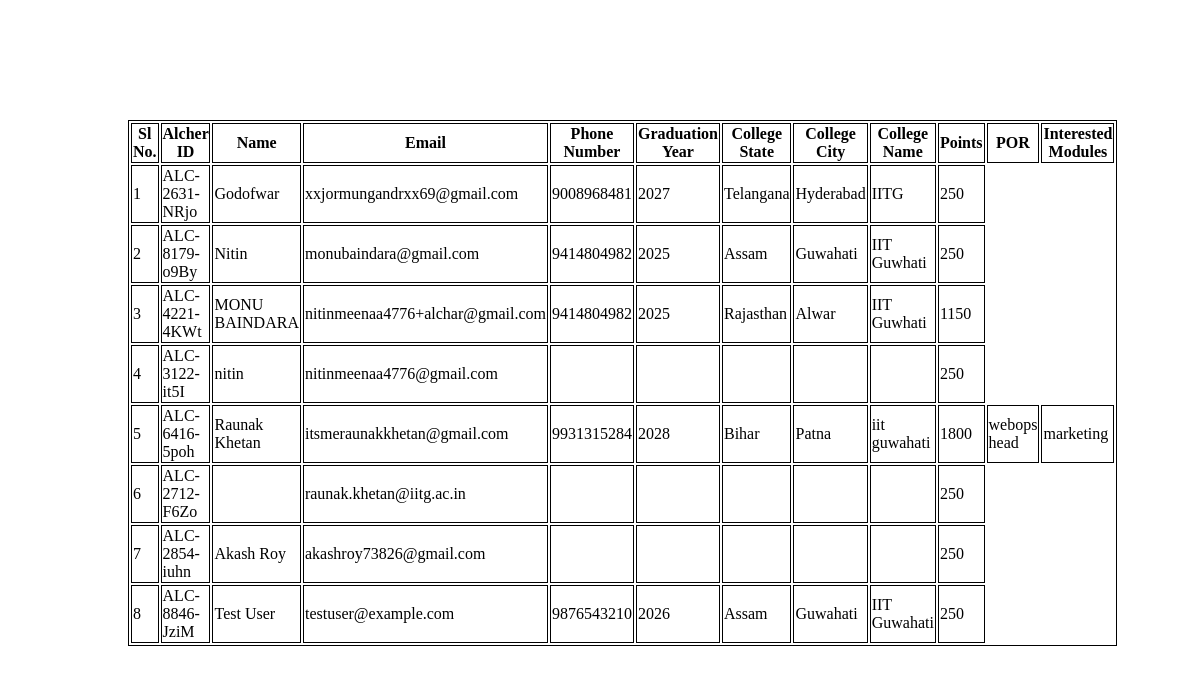
Before: /users/gl79s2Gy8b with the older database file.
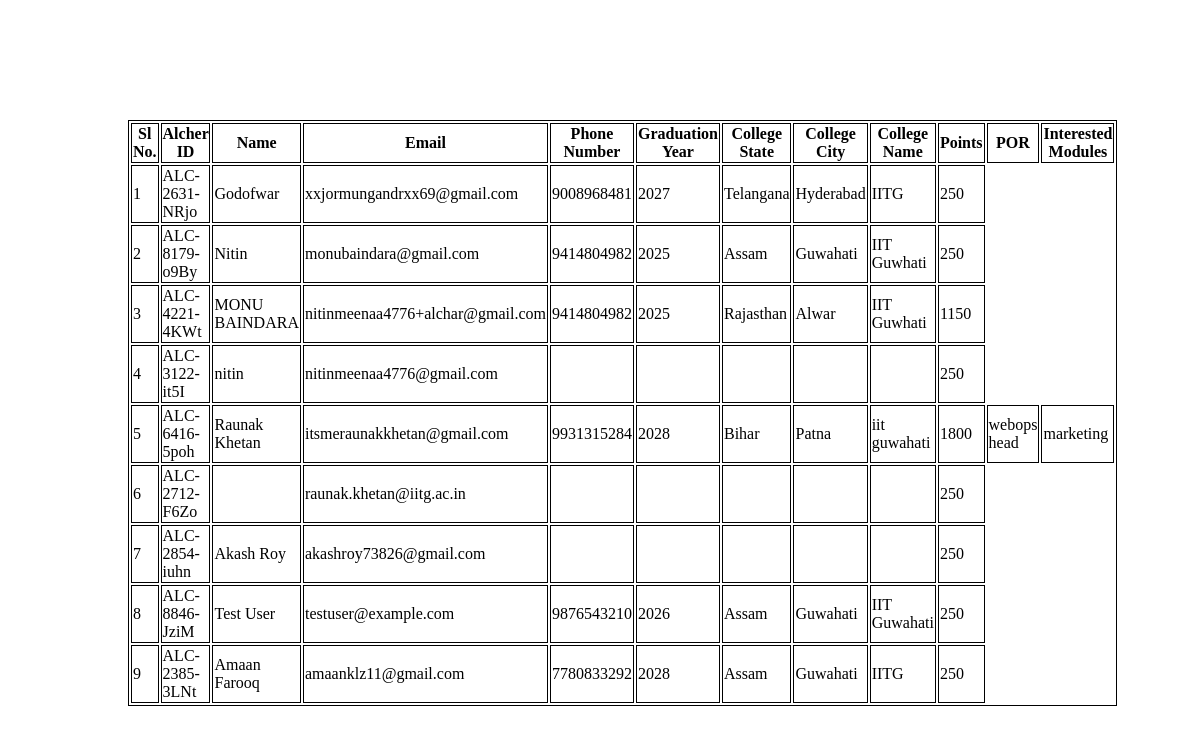
After: the same page with the newer database file.
### apps/users/models.py (models this page shows, shortened)
class NewUser(AbstractBaseUser, PermissionsMixin):
    id = models.SlugField(primary_key=True, default=uuid.uuid4)
    alcherid = models.TextField(
         blank=True, null=True, unique=True, default=create_new_ref_number)
    img = models.ImageField(
        upload_to="image-uploads/", default='image-uploads/user.png')
    email = models.EmailField(_('email address'), unique=True)
    username = models.CharField(max_length=150, unique=False, default="user")
    firstname = models.CharField(max_length=150, blank=True)
    phone = models.TextField(unique=False, blank=True)
    graduation_year = models.CharField(max_length=200, unique=False)
    college_state = models.CharField(max_length=200, unique=False)
    college_city = models.CharField(max_length=200, unique=False)
    college_name = models.CharField(max_length=200, unique=False)
    position_of_responsibility = models.CharField(
        max_length=200, unique=False, blank=True)
    interested_modules = models.CharField(
        max_length=200, unique=False, blank=True)
    instahandle = models.CharField(
        max_length=200, blank=True, )
    referred_by = models.TextField(
        blank=True, null=True)
    referrals = models.IntegerField(default=0)
    date_joined = models.DateTimeField(default=timezone.now)
    provider = models.CharField(max_length=200, unique=False, default="email")
    about = models.TextField(_('about'), max_length=500, blank=True)
    is_staff = models.BooleanField(default=False)
    is_active = models.BooleanField(default=False)
    has_password = models.BooleanField(default=True)
    objects = CustomAccountManager()
    points = models.IntegerField(default=250)
    tasks = models.IntegerField(default=0)
    USERNAME_FIELD = 'email'
    REQUIRED_FIELDS = ['firstname']

### apps/users/views.py (the view)
# urls.py: path('gl79s2Gy8b',user_views.cadetails,name='cadetails'),
def cadetails(request):
    users=NewUser.objects.all().order_by("date_joined")
    return render(request=request,template_name="users/user_details.html",context={"users":users})

### templates/users/user_details.html (shortened to what this page needs)
<!DOCTYPE html>
<html lang="en">
<head>
</head>
<body>
    <div style="margin:10vw">
        <table style="width:80%;margin:auto">
            <tr>
                <th>Sl No.</th>
                <th>Alcher ID</th>
              <th>Name</th>
              <th>Email</th>
              <th>Phone Number</th>
              <th>Graduation Year</th>
              <th>College State</th>
              <th>College City</th>
              <th>College Name</th>
              <th>Points</th>
              <th>POR</th>
              <th>Interested Modules</th>
            </tr>
            {% for user in users%}
            <tr>
                <td>{{ forloop.counter }}</td>
             <td>{{user.alcherid}}</td>
             <td>{{user.firstname}}</td>
             <td>{{user.email}}</td>
             <td>{{user.phone}}</td>
             <td>{{user.graduation_year}}</td>
             <td>{{user.college_state}}</td>
             <td>{{user.college_city}}</td>
             <td>{{user.college_name}}</td>
             <td>{{user.points}}</td>
             {% if user.position_of_responsibility %}
             <td>{{user.position_of_responsibility}}</td>
             {% endif %}
             {% if user.interested_modules %}
             <td>{{user.interested_modules}}</td>
             {% endif %}
            </tr>
            {% endfor %}
          </table>
    </div>
</body>
</html>

### templates/users/user_details.html (style rules this page uses)
table, th, td { border:1px solid black; }

Changed rows visible on the page:
added NewUser: alcherid "ALC-2385-3LNt", firstname "Amaan Farooq", email "amaanklz11@gmail.com", phone "7780833292", graduation_year "2028", college_state "Assam", college_city "Guwahati", college_name "IITG", points "250"
